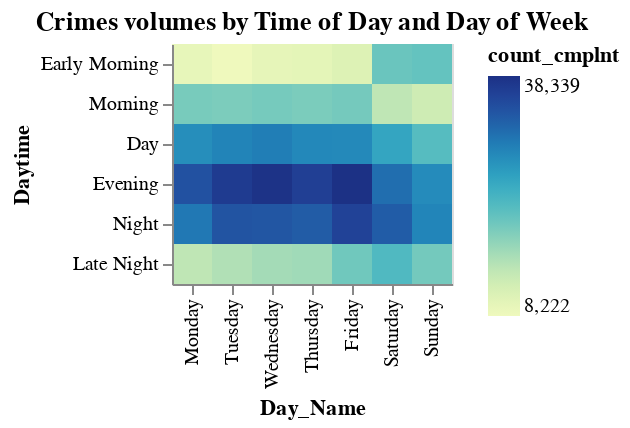

Notebook source saved alongside this figure:
### Markdown cell above
Using the new Daytime and Day_Name features, we can visualizae when crimes are occurring most often throughout the week.  Below, we can see that crimes most often occur in the evening and night and between Tuesday and Friday of the week.

### Code cell
#load csv
file_path = "C:\\Users\\BGaither\\OneDrive - McAfee\\Other\\school\\SMU\\Courses\\Fall 2020\\Machine Learning I\\Lab1\\Data_NYPD\\Modified_Data_Sets\\TOD_DOW.csv"
#load Data into Pandas
df_TOD_DOW = pd.read_csv(file_path)

daySort = ["Monday","Tuesday","Wednesday","Thursday", "Friday", "Saturday", "Sunday"]
timeSort = ["Early Morning", "Morning", "Day", "Evening", "Night", "Late Night"]

alt.Chart(df_TOD_DOW).mark_rect().encode(
    x = alt.Y('Day_Name:N', sort=daySort),
    y= alt.Y('Daytime:N',sort=timeSort),
    color='count_cmplnt:Q',
  tooltip = ['Day_Name', 'count_cmplnt','Daytime']
).properties(title="Crimes volumes by Time of Day and Day of Week")

### Figure 1 — Vega-Lite specification as saved in the notebook (floating-point values rounded to 4 significant figures)
{"config": {"view": {"continuousWidth": 400, "continuousHeight": 300}}, "data": {"name": "data-507553c7f96c047aa59e8027774e3e94"}, "mark": "rect", "encoding": {"color": {"type": "quantitative", "field": "count_cmplnt"}, "tooltip": [{"type": "nominal", "field": "Day_Name"}, {"type": "quantitative", "field": "count_cmplnt"}, {"type": "nominal", "field": "Daytime"}], "x": {"type": "nominal", "field": "Day_Name", "sort": ["Monday", "Tuesday", "Wednesday", "Thursday", "Friday", "Saturday", "Sunday"]}, "y": {"type": "nominal", "field": "Daytime", "sort": ["Early Morning", "Morning", "Day", "Evening", "Night", "Late Night"]}}, "title": "Crimes volumes by Time of Day and Day of Week", "$schema": "https://vega.github.io/schema/vega-lite/v4.8.1.json", "datasets": {"data-507553c7f96c047aa59e8027774e3e94": [{"Day_Name": "Friday", "Daytime": "Day", "count_cmplnt": 28566}, {"Day_Name": "Friday", "Daytime": "Early Morning", "count_cmplnt": 10947}, {"Day_Name": "Friday", "Daytime": "Evening", "count_cmplnt": 38339}, {"Day_Name": "Friday", "Daytime": "Late Night", "count_cmplnt": 19775}, {"Day_Name": "Friday", "Daytime": "Morning", "count_cmplnt": 19451}, {"Day_Name": "Friday", "Daytime": "Night", "count_cmplnt": 36013}, {"Day_Name": "Monday", "Daytime": "Day", "count_cmplnt": 27996}, {"Day_Name": "Monday", "Daytime": "Early Morning", "count_cmplnt": 9366}, {"Day_Name": "Monday", "Daytime": "Evening", "count_cmplnt": 34238}, {"Day_Name": "Monday", "Daytime": "Late Night", "count_cmplnt": 14065}, {"Day_Name": "Monday", "Daytime": "Morning", "count_cmplnt": 19187}, {"Day_Name": "Monday", "Daytime": "Night", "count_cmplnt": 30263}, {"Day_Name": "Saturday", "Daytime": "Day", "count_cmplnt": 25282}, {"Day_Name": "Saturday", "Daytime": "Early Morning", "count_cmplnt": 20205}, {"Day_Name": "Saturday", "Daytime": "Evening", "count_cmplnt": 31211}, {"Day_Name": "Saturday", "Daytime": "Late Night", "count_cmplnt": 22358}, {"Day_Name": "Saturday", "Daytime": "Morning", "count_cmplnt": 14059}, {"Day_Name": "Saturday", "Daytime": "Night", "count_cmplnt": 33034}, {"Day_Name": "Sunday", "Daytime": "Day", "count_cmplnt": 21877}, {"Day_Name": "Sunday", "Daytime": "Early Morning", "count_cmplnt": 20654}, {"Day_Name": "Sunday", "Daytime": "Evening", "count_cmplnt": 28294}, {"Day_Name": "Sunday", "Daytime": "Late Night", "count_cmplnt": 19524}, {"Day_Name": "Sunday", "Daytime": "Morning", "count_cmplnt": 12532}, {"Day_Name": "Sunday", "Daytime": "Night", "count_cmplnt": 29032}, {"Day_Name": "Thursday", "Daytime": "Day", "count_cmplnt": 28712}, {"Day_Name": "Thursday", "Daytime": "Early Morning", "count_cmplnt": 9846}, {"Day_Name": "Thursday", "Daytime": "Evening", "count_cmplnt": 36385}, {"Day_Name": "Thursday", "Daytime": "Late Night", "count_cmplnt": 16408}, {"Day_Name": "Thursday", "Daytime": "Morning", "count_cmplnt": 19029}, {"Day_Name": "Thursday", "Daytime": "Night", "count_cmplnt": 33113}, {"Day_Name": "Tuesday", "Daytime": "Day", "count_cmplnt": 29130}, {"Day_Name": "Tuesday", "Daytime": "Early Morning", "count_cmplnt": 8222}, {"Day_Name": "Tuesday", "Daytime": "Evening", "count_cmplnt": 36934}, {"Day_Name": "Tuesday", "Daytime": "Late Night", "count_cmplnt": 15104}, {"Day_Name": "Tuesday", "Daytime": "Morning", "count_cmplnt": 18942}, {"Day_Name": "Tuesday", "Daytime": "Night", "count_cmplnt": 33955}, {"Day_Name": "Wednesday", "Daytime": "Day", "count_cmplnt": 29644}, {"Day_Name": "Wednesday", "Daytime": "Early Morning", "count_cmplnt": 9610}, {"Day_Name": "Wednesday", "Daytime": "Evening", "count_cmplnt": 38066}, {"Day_Name": "Wednesday", "Daytime": "Late Night", "count_cmplnt": 16115}, {"Day_Name": "Wednesday", "Daytime": "Morning", "count_cmplnt": 19387}, {"Day_Name": "Wednesday", "Daytime": "Night", "count_cmplnt": 33767}]}}
